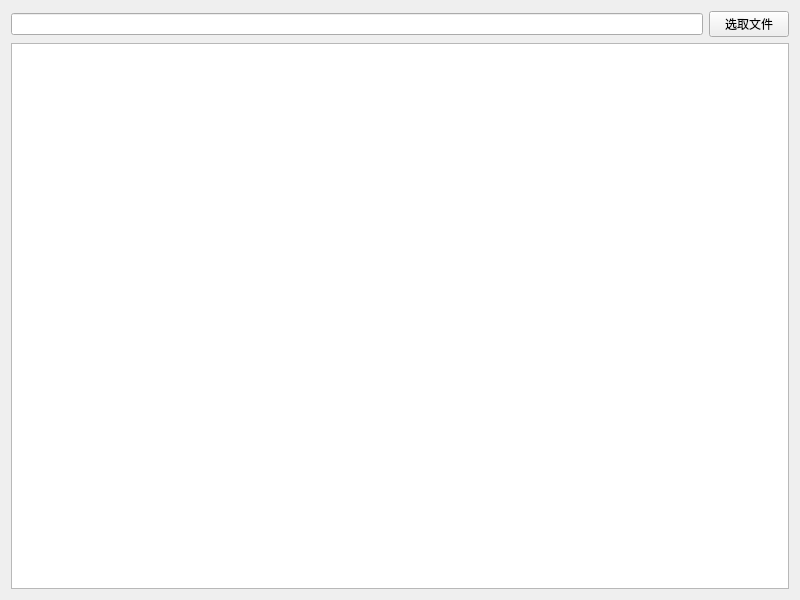
<?xml version="1.0" encoding="UTF-8"?>
<ui version="4.0">
 <class>Widget</class>
 <widget class="QWidget" name="Widget">
  <property name="geometry">
   <rect>
    <x>0</x>
    <y>0</y>
    <width>800</width>
    <height>600</height>
   </rect>
  </property>
  <property name="windowTitle">
   <string>Widget</string>
  </property>
  <layout class="QVBoxLayout" name="verticalLayout">
   <item>
    <layout class="QHBoxLayout" name="horizontalLayout">
     <item>
      <widget class="QLineEdit" name="lineEdit"/>
     </item>
     <item>
      <widget class="QPushButton" name="pushButton">
       <property name="text">
        <string>选取文件</string>
       </property>
      </widget>
     </item>
    </layout>
   </item>
   <item>
    <widget class="QTextEdit" name="textEdit"/>
   </item>
  </layout>
 </widget>
 <resources/>
 <connections/>
</ui>
